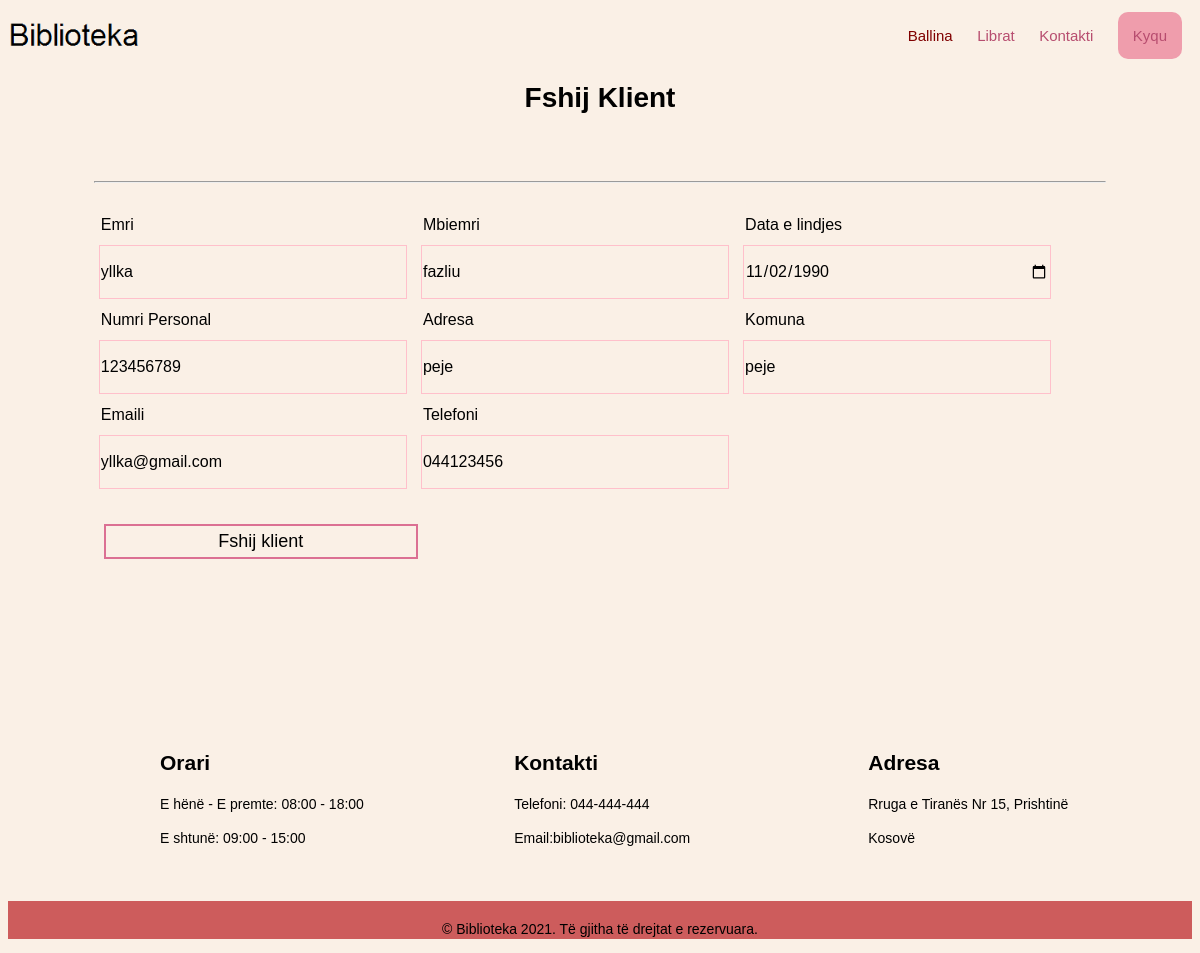
The app's page /fshij_klient.php?kid=15 with its own data.
### tables this page shows
CREATE TABLE `klienti` (
  `klientiid` int(11) NOT NULL,
  `emri` varchar(50) DEFAULT NULL,
  `mbiemri` varchar(50) DEFAULT NULL,
  `dataelindjes` date DEFAULT NULL,
  `numripersonal` varchar(50) DEFAULT NULL,
  `adresa` varchar(150) DEFAULT NULL,
  `komuna` varchar(50) DEFAULT NULL,
  `emaili` varchar(50) DEFAULT NULL,
  `telefoni` varchar(50) DEFAULT NULL
);

### includes/sqlFunction.php (called while the page is built, shortened)
<?php
function connection(){
    $dbcon = mysqli_connect('localhost','root','','biblioteka');
    return $dbcon;
}
function merrKlient($klientiid){
    $dbcon = connection();
    $sql="SELECT klientiid,emri, mbiemri, dataelindjes,numripersonal,adresa,komuna, emaili, telefoni FROM klienti WHERE klientiid=$klientiid";
    $res=mysqli_query($dbcon,$sql);
    return mysqli_fetch_assoc($res);
}
?>

### fshij_klient.php (the view, shortened to what this page needs)
<?php include_once('includes/header.php'); ?>
<?php include_once('includes/sqlFunction.php'); ?>
        <main class="page">
        <section id="content" style="width: 95%; margin: 0 auto;">
            <div id="l1">
            <h1>Fshij Klient</h1>
        </div>
        <?php
                        if(isset($_GET['kid'])){
                        $kid=$_GET['kid'];
                        $klienti=merrKlient($kid);
                        $klientiid=$klienti['klientiid'];
                        $emri=$klienti['emri'];
                        $mbiemri=$klienti['mbiemri'];
                        $dataelindjes=$klienti['dataelindjes'];
                        $numripersonal=$klienti['numripersonal'];
                        $adresa=$klienti['adresa'];
                        $komuna=$klienti['komuna'];
                        $emaili=$klienti['emaili'];
                        $telefoni=$klienti['telefoni'];
                        }
                        ?>
<form method="post">
<input type="hidden" name="klientiid" id="klientiid" value="<?php if(!empty($klientiid)){ echo $klientiid; } ?>"><br />
                    <div class="forma">
                      <br>
                      <hr>
                      <br>
                       <label>Emri</label>
                       <label>Mbiemri</label>
                       <label>Data e lindjes</label>
<input type="text" id="emri" name="emri" value="<?php if(!empty($emri)){ echo $emri; } ?>">
<input type="text"  id="mbiemri" name="mbiemri"  value="<?php if(!empty($mbiemri)){ echo $mbiemri; } ?>">
<input type="date"  id="dataelindjes" name="dataelindjes"value="<?php if(!empty($dataelindjes)){ echo $dataelindjes; } ?>">
                    <label>Numri Personal</label>
                    <label>Adresa</label>
                    <label>Komuna</label>
<input type="text"  id="numripersonal" name="numripersonal"value="<?php if(!empty($numripersonal)){ echo $numripersonal; } ?>">
<input type="text"  id="adresa" name="adresa"value="<?php if(!empty($adresa)){ echo $adresa; } ?>">
<input type="text"  id="komuna" name="komuna"value="<?php if(!empty($komuna)){ echo $komuna; } ?>">
                    <label>Emaili</label>
                    <label>Telefoni</label><br>
<input type="email"  id="emaili" name="emaili" value="<?php if(!empty($emaili)){ echo $emaili; } ?>">
<input type="text" id="telefoni" name="telefoni"value="<?php if(!empty($telefoni)){ echo $telefoni; } ?>">
                    <br>
                    <br>
<input type="submit" class="btn" style="width:31%; margin-left: 10px;" name="fshijKlient" value="Fshij klient">
                    </div>
                  </form>
                  <br>
                  <br>
                  <br>
                  <br>
                  <br>
                  </section>
                   <section id="box" >
                           <article class="b1">
                           <h2>Orari</h2>
                            <p> E hënë - E premte: 08:00 - 18:00</p>
                            <p>E shtunë: 09:00 - 15:00</p>
                           </article>
                            <article class="b1">
                                <h2>Kontakti</h2>
                                <p>Telefoni: 044-444-444 </p>
                                <p>Email:biblioteka@gmail.com</p>
                          </article>
                             <article class="b1">
                                <h2>Adresa </h2>
                                <p> Rruga e Tiranës  Nr 15, Prishtinë</p>
                                <p>Kosovë</p>
                          </article>
                  </section>
               </main>
 <?php include_once('includes/footer.php'); ?>

### css/style.css (style rules this page uses)
* { font-family: sans-serif; background: #FAF0E6; }
.page { width: 100%; }
.page #content h1 { text-align: center; font-size: 28px; margin-top: 20px; }
#content .item1 img,h2,p { padding: 2px; }
#content .item1 h2,p { margin-top:6px; }
.page #box .b1 { width: 30%; height: 150px; font-size: 14px; display: inline-block; margin-top: 50px; margin-right: 30px; }
.page #box { background-color: #FAF0E6 !important; width: 90%; margin: 20px 150px; }
.btn { width: 100%; background: none; border: 2px solid #DB7093; color: black; padding: 5px; font-size: 18px; margin: 12px 0; cursor: pointer; }
.forma { width: 90%; margin :0 auto; }
.forma select, input[type="text"], input[type="email"],input[type="date"] { border: 1px solid pink; width: 30%; display: inline-block; height: 50px; margin: 5px; padding: 1px; font-size: 16px; }
.forma label { width: 30%; display: inline-block; height: 17px; margin: 5px; padding: 2px; font-size: 16px; }

### records on screen
klienti: emri "yllka", mbiemri "fazliu", emaili "yllka@gmail.com"
